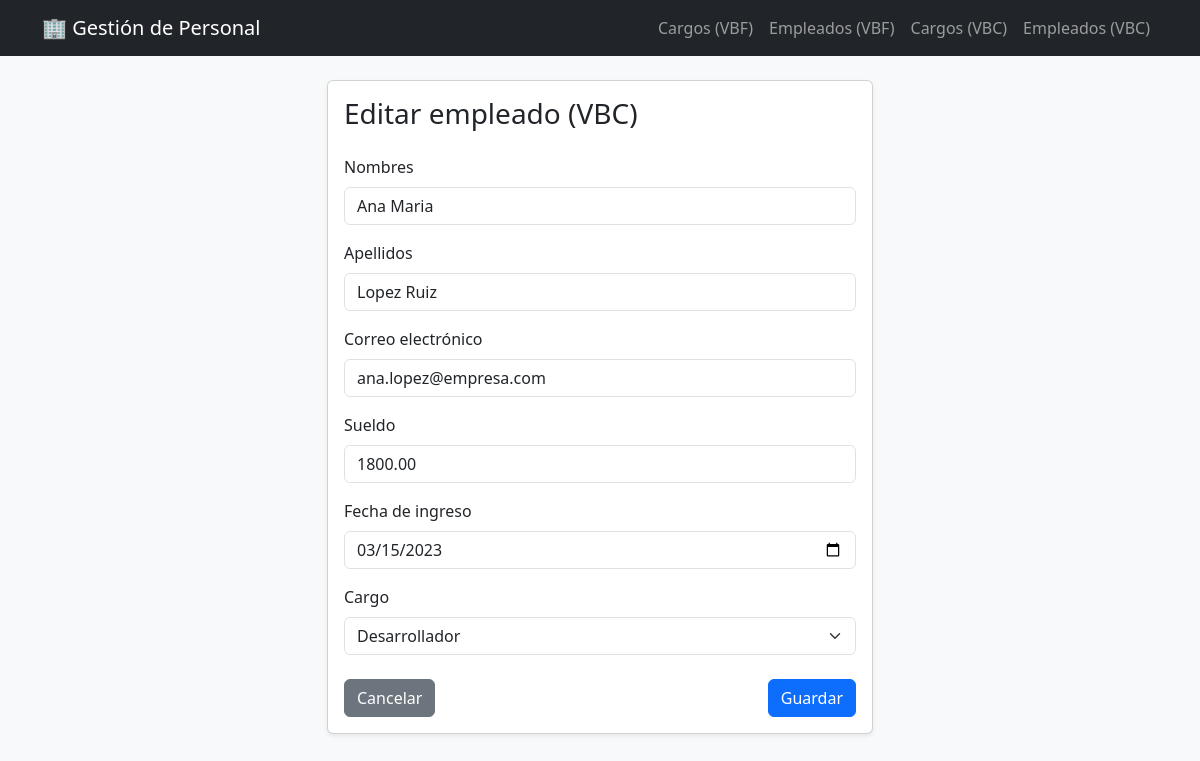
The page /cbv/empleados/editar/1/ on the database its author committed.
### gestion/models.py (models this page shows, shortened)
class Empleado(models.Model):
    nombres = models.CharField(max_length=100)
    apellidos = models.CharField(max_length=100)
    correo = models.EmailField()
    sueldo = models.DecimalField(max_digits=10, decimal_places=2)
    fecha_ingreso = models.DateField()
    cargo = models.ForeignKey(
        Cargo,
        on_delete=models.PROTECT,   # No permite borrar un cargo que tenga empleados asociados.
        related_name='empleados'    # Permite navegar hacia atrás: cargo.empleados.all()
    )

### gestion/views.py (the view)
# urls.py: path('cbv/empleados/editar/<int:pk>/', views.EmpleadoUpdateView.as_view(), name='empleado_editar_cbv'),
class EmpleadoUpdateView(UpdateView):
    model = Empleado
    form_class = EmpleadoForm
    template_name = 'gestion/empleado_form.html'
    success_url = reverse_lazy('gestion:empleado_lista_cbv')
    extra_context = {'titulo': 'Editar empleado (VBC)', 'url_volver': 'gestion:empleado_lista_cbv'}

### gestion/forms.py
class EmpleadoForm(forms.ModelForm):
    class Meta:
        model = Empleado
        fields = ['nombres', 'apellidos', 'correo', 'sueldo', 'fecha_ingreso', 'cargo']
        widgets = {
            'nombres': forms.TextInput(attrs={'class': 'form-control', 'placeholder': 'Nombres'}),
            'apellidos': forms.TextInput(attrs={'class': 'form-control', 'placeholder': 'Apellidos'}),
            'correo': forms.EmailInput(attrs={'class': 'form-control', 'placeholder': 'correo@ejemplo.com'}),
            'sueldo': forms.NumberInput(attrs={'class': 'form-control', 'placeholder': '0.00', 'step': '0.01'}),
            'fecha_ingreso': forms.DateInput(attrs={'class': 'form-control', 'type': 'date'}),
            'cargo': forms.Select(attrs={'class': 'form-select'}),
        }
        labels = {
            'nombres': 'Nombres',
            'apellidos': 'Apellidos',
            'correo': 'Correo electrónico',
            'sueldo': 'Sueldo',
            'fecha_ingreso': 'Fecha de ingreso',
            'cargo': 'Cargo',
        }

### gestion/models.py (called while the page is built)
    def __str__(self):
        return self.nombre

### gestion/templates/gestion/empleado_form.html (shortened to what this page needs)
{% extends 'base.html' %}
{% block content %}
<div class="row justify-content-center">
    <div class="col-md-6">
        <div class="card shadow-sm">
            <div class="card-body">
                <h3 class="mb-4">{{ titulo }}</h3>
                <form method="POST">
                    {% for field in form %}
                        <div class="mb-3">
                            <label class="form-label">{{ field.label }}</label>
                            {{ field }}
                        </div>
                    {% endfor %}
                    <div class="d-flex justify-content-between mt-4">
                        <a href="{% url url_volver %}" class="btn btn-secondary">Cancelar</a>
                        <button type="submit" class="btn btn-primary">Guardar</button>
                    </div>
                </form>
            </div>
        </div>
    </div>
</div>
{% endblock %}

### rows shown on the page
Empleado: form "Ana Maria" "Lopez Ruiz" "ana.lopez@empresa.com" "1800.00" "03/15/2023" "Desarrollador"

### other values the page prints
{{ titulo }} "Editar empleado (VBC)"
{{ field.label }} "Nombres" "Apellidos" "Correo electrónico" "Sueldo" "Fecha de ingreso" "Cargo"
